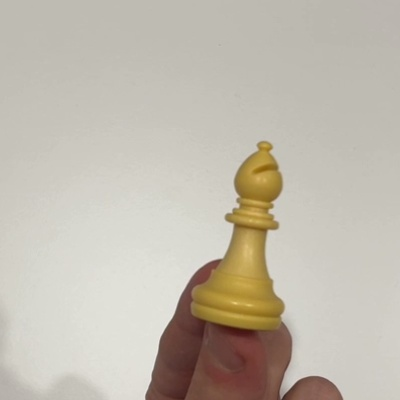
#> input picture data/security/upright/bishop/000.jpg, 400 x 400 px
$ python -i piece_matcher.py   (imports and definitions only)
#> lines starting #> are read from the running program, lines starting #| are printed output that depends on the picture; after the words box and inside, x2 and y2 are one past the last pixel; in counts of white or black regions, pixels touching at a corner belong together
#> further down, picture is the input picture: shape (400, 400, 3); mean B, G, R 174.1, 186.4, 193.1
"""Piece type recognition with SIFT descriptors.

Pipeline for a query image (the ROI where the user shows a piece):
    colour mask -> SIFT keypoints -> nearest neighbours in every reference image
    -> Lowe's ratio test -> RANSAC geometric verification -> vote per piece type.

Matching is exact brute force: the distances to the descriptors of all the references
are one matrix product (a few ms), much faster than one FLANN search per reference.

The colour mask keeps only the light (yellowish) piece: the hand and its shadow,
present in almost every reference photo, would otherwise match the hand of an empty ROI.

What SIFT looks at (`features` mode):
    "silhouette"  the binary mask of the piece (pure shape). Default: pieces have almost
                  no texture, and their shading changes with the light, but the outline
                  of each type does not.
    "texture"     the grey image inside the (dilated) mask. Fails when the light changes.
    "raw"         the grey image of the whole ROI (no mask). Baseline.

The geometric model is a similarity (rotation + scale + translation,
cv2.estimateAffinePartial2D) instead of a homography: a piece is a 3D object,
not a plane, and a 4-DOF model needs fewer matches to be estimated reliably.
"""
from __future__ import annotations

from dataclasses import dataclass

import cv2
import numpy as np

from chessvision import config

FEATURE_MODES = ("silhouette", "texture", "raw")


@dataclass
class Reference:
    label: str
    ref_id: int
    points: np.ndarray                 # (N, 2) keypoint coordinates
    descriptors: np.ndarray            # (N, 128) float32 SIFT descriptors


class PieceMatcher:
    def __init__(self, ratio: float = config.SIFT_RATIO,
                 min_matches: int = config.SIFT_MIN_MATCHES,
                 min_inliers: int = config.SIFT_MIN_INLIERS,
                 features: str = config.SIFT_FEATURES):
        if features not in FEATURE_MODES:
            raise ValueError(f"features must be one of {FEATURE_MODES}, got '{features}'")
        self.sift = cv2.SIFT_create()
        self.clahe = cv2.createCLAHE(clipLimit=2.0, tileGridSize=(8, 8))
        self.ratio, self.min_matches, self.min_inliers = ratio, min_matches, min_inliers
        self.mode = features
        self.refs: list[Reference] = []
        self._stack = None             # all reference descriptors stacked (built lazily)

    # --- Features ---------------------------------------------------------
    @staticmethod
    def piece_core(img: np.ndarray) -> np.ndarray:
        """Binary mask of the piece: pixels inside the HSV range, without specks."""
        hsv = cv2.cvtColor(img, cv2.COLOR_BGR2HSV)
#> hsv: shape (400, 400, 3); mean H, S, V 22.4, 29.8, 193.1
        mask = cv2.inRange(hsv, config.PIECE_HSV_LOW, config.PIECE_HSV_HIGH)
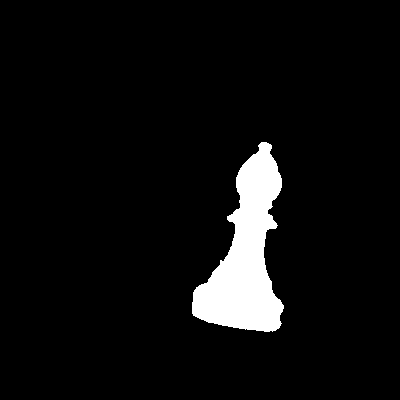
#> mask: shape (400, 400); 5.6% white; 1 white region, box (x1, y1, x2, y2) and area: (192, 142, 284, 332) 9018
        return cv2.morphologyEx(mask, cv2.MORPH_OPEN, np.ones((5, 5), np.uint8))
#> returned value: shape (400, 400); 5.6% white; 1 white region, box (x1, y1, x2, y2) and area: (192, 142, 283, 332) 8994

    # [6 lines left out: function piece_mask, not called in this run]

    def features(self, img: np.ndarray):
        """SIFT keypoints and descriptors of a BGR image, according to the mode."""
        if self.mode == "silhouette":
            core = self.piece_core(img)
            ys, xs = np.nonzero(core)
#> ys = 8994 values from 142 to 331; xs = 8994 values, max 282 at index 7066, min 192 at index 6796, mean 245.7
            if len(xs) == 0:
                return [], None
            # SIFT only on the bounding box of the piece (+ margin): same keypoints, much faster
            m = config.SIFT_CROP_MARGIN
            x0, y0 = max(int(xs.min()) - m, 0), max(int(ys.min()) - m, 0)
#> x0 = 160; y0 = 110
            x1, y1 = int(xs.max()) + m + 1, int(ys.max()) + m + 1
#> x1 = 315; y1 = 364
            # Slight blur: SIFT needs gradients, a hard 0/255 edge is aliased
            sil = cv2.GaussianBlur(core[y0:y1, x0:x1], (5, 5), 0)
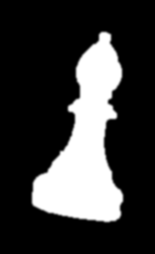
#> sil: shape (254, 155); min 0, max 255, mean 58.3
            kp, des = self.sift.detectAndCompute(sil, None)
#> kp = 41 keypoints; strongest (x, y, size): (78, 183, 49.3), (99, 69, 32.7), (105, 37, 8), (113, 115, 5.3)
            for k in kp:                                    # back to image coordinates
                k.pt = (k.pt[0] + x0, k.pt[1] + y0)
#> this loop made 41 passes
            return kp, des
        gray = self.clahe.apply(cv2.cvtColor(img, cv2.COLOR_BGR2GRAY))   # CLAHE boosts texture
        return self.sift.detectAndCompute(gray, self.piece_mask(img))

    # --- References -------------------------------------------------------
    # [94 lines left out: functions add_reference, _stacked, _verify, scores, decide, classify, not called in this run]

>>> import cv2
>>> picture = cv2.imread('../../../data/security/upright/bishop/000.jpg')
>>> result = PieceMatcher().features(picture)

$ run again, on data/security/upright/bishop/001.jpg
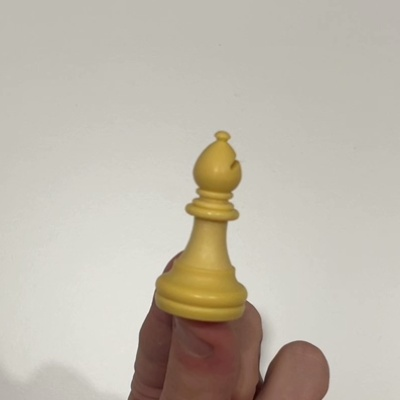
#> input picture data/security/upright/bishop/001.jpg, 400 x 400 px
#> picture is the input picture: shape (400, 400, 3); mean B, G, R 172.6, 185.1, 192.2
#> hsv: shape (400, 400, 3); mean H, S, V 22, 31, 192.2
#> in piece_core, `mask = cv2.inRange(hsv, config.PIECE_HSV_LOW, config.PIECE_HSV_HIGH)`:
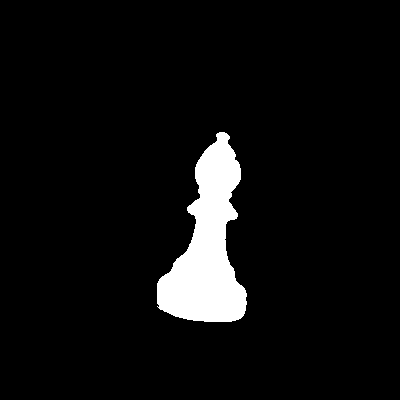
#> mask: shape (400, 400); 5.8% white; 1 white region, box (x1, y1, x2, y2) and area: (157, 132, 247, 322) 9223
#> ys = 9188 values from 132 to 321; xs = 9188 values, max 245 at index 6734, min 157 at index 6047, mean 207.4
#> x0 = 125; y0 = 100
#> x1 = 278; y1 = 354
#> in features, `sil = cv2.GaussianBlur(core[y0:y1, x0:x1], (5, 5), 0)`:
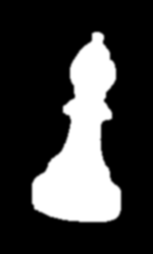
#> sil: shape (254, 153); min 0, max 255, mean 60.3
#> kp = 35 keypoints; strongest (x, y, size): (76, 184, 49.9), (93, 69, 33), (98, 37, 7.9), (67, 109, 7.2)
#> the loop in features, `for k in kp:` made 35 passes
